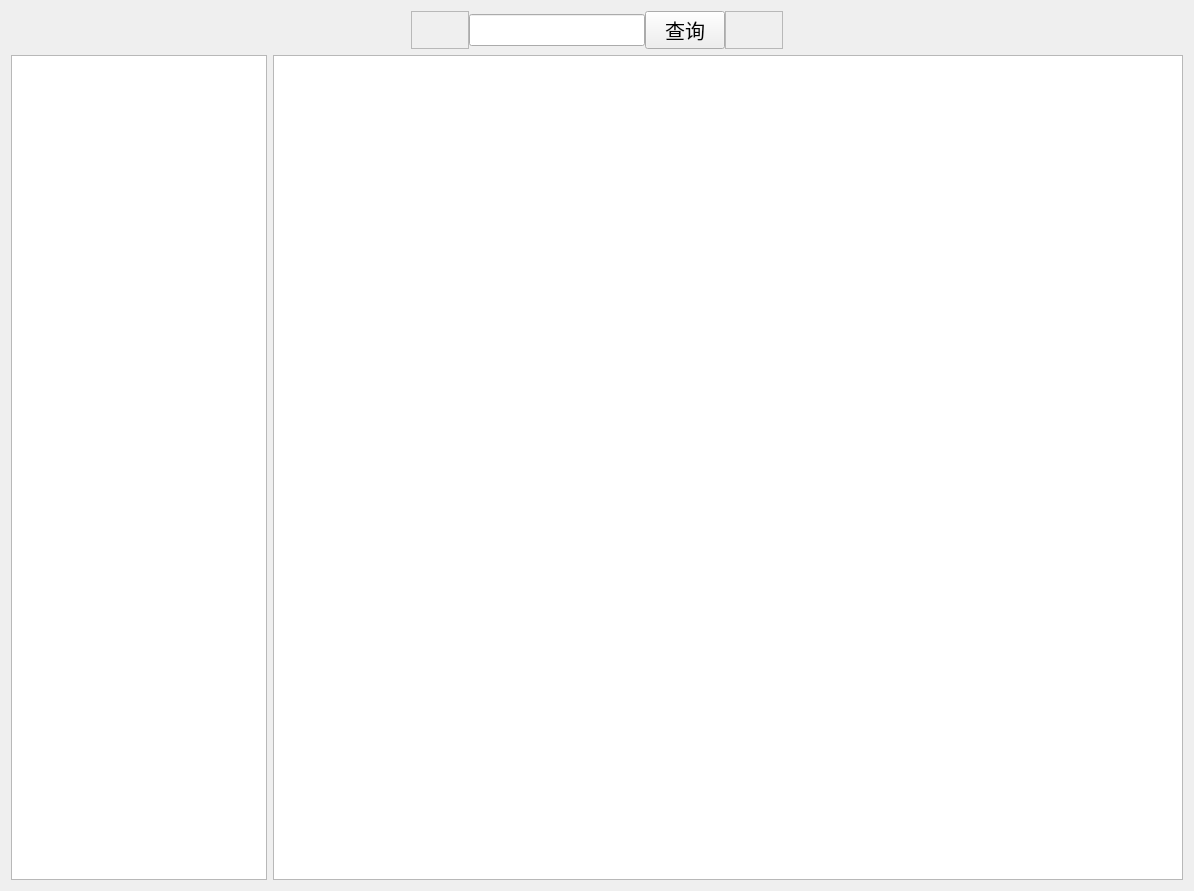
<?xml version="1.0" encoding="UTF-8"?>
<ui version="4.0">
 <class>Form</class>
 <widget class="QWidget" name="Form">
  <property name="geometry">
   <rect>
    <x>0</x>
    <y>0</y>
    <width>1194</width>
    <height>891</height>
   </rect>
  </property>
  <property name="windowTitle">
   <string>TabViewer</string>
  </property>
  <layout class="QVBoxLayout" name="verticalLayout">
   <item>
    <layout class="QHBoxLayout" name="horizontalLayout">
     <property name="spacing">
      <number>0</number>
     </property>
     <property name="sizeConstraint">
      <enum>QLayout::SetNoConstraint</enum>
     </property>
     <property name="leftMargin">
      <number>400</number>
     </property>
     <property name="rightMargin">
      <number>400</number>
     </property>
     <property name="bottomMargin">
      <number>0</number>
     </property>
     <item>
      <widget class="QFrame" name="frame">
       <property name="frameShape">
        <enum>QFrame::StyledPanel</enum>
       </property>
       <property name="frameShadow">
        <enum>QFrame::Raised</enum>
       </property>
      </widget>
     </item>
     <item>
      <widget class="QLineEdit" name="lineEdit">
       <property name="sizePolicy">
        <sizepolicy hsizetype="Fixed" vsizetype="Fixed">
         <horstretch>0</horstretch>
         <verstretch>0</verstretch>
        </sizepolicy>
       </property>
       <property name="font">
        <font>
         <pointsize>15</pointsize>
        </font>
       </property>
      </widget>
     </item>
     <item>
      <widget class="QPushButton" name="pushButton">
       <property name="sizePolicy">
        <sizepolicy hsizetype="Fixed" vsizetype="Fixed">
         <horstretch>0</horstretch>
         <verstretch>0</verstretch>
        </sizepolicy>
       </property>
       <property name="font">
        <font>
         <pointsize>15</pointsize>
        </font>
       </property>
       <property name="text">
        <string>查询</string>
       </property>
      </widget>
     </item>
     <item>
      <widget class="QFrame" name="frame_2">
       <property name="frameShape">
        <enum>QFrame::StyledPanel</enum>
       </property>
       <property name="frameShadow">
        <enum>QFrame::Raised</enum>
       </property>
      </widget>
     </item>
    </layout>
   </item>
   <item>
    <layout class="QHBoxLayout" name="horizontalLayout_2">
     <item>
      <widget class="QListWidget" name="listWidget">
       <property name="sizePolicy">
        <sizepolicy hsizetype="Fixed" vsizetype="Expanding">
         <horstretch>0</horstretch>
         <verstretch>0</verstretch>
        </sizepolicy>
       </property>
       <property name="font">
        <font>
         <family>宋体</family>
         <pointsize>15</pointsize>
        </font>
       </property>
      </widget>
     </item>
     <item>
      <widget class="QTextEdit" name="textEdit">
       <property name="font">
        <font>
         <family>宋体</family>
         <pointsize>15</pointsize>
        </font>
       </property>
      </widget>
     </item>
    </layout>
   </item>
  </layout>
 </widget>
 <resources/>
 <connections>
  <connection>
   <sender>pushButton</sender>
   <signal>clicked()</signal>
   <receiver>Form</receiver>
   <slot>search()</slot>
   <hints>
    <hint type="sourcelabel">
     <x>734</x>
     <y>37</y>
    </hint>
    <hint type="destinationlabel">
     <x>551</x>
     <y>6</y>
    </hint>
   </hints>
  </connection>
  <connection>
   <sender>listWidget</sender>
   <signal>itemClicked(QListWidgetItem*)</signal>
   <receiver>Form</receiver>
   <slot>show_detail()</slot>
   <hints>
    <hint type="sourcelabel">
     <x>265</x>
     <y>174</y>
    </hint>
    <hint type="destinationlabel">
     <x>237</x>
     <y>18</y>
    </hint>
   </hints>
  </connection>
  <connection>
   <sender>listWidget</sender>
   <signal>itemDoubleClicked(QListWidgetItem*)</signal>
   <receiver>Form</receiver>
   <slot>show_detail()</slot>
   <hints>
    <hint type="sourcelabel">
     <x>237</x>
     <y>177</y>
    </hint>
    <hint type="destinationlabel">
     <x>172</x>
     <y>27</y>
    </hint>
   </hints>
  </connection>
  <connection>
   <sender>lineEdit</sender>
   <signal>returnPressed()</signal>
   <receiver>Form</receiver>
   <slot>search()</slot>
   <hints>
    <hint type="sourcelabel">
     <x>483</x>
     <y>22</y>
    </hint>
    <hint type="destinationlabel">
     <x>383</x>
     <y>2</y>
    </hint>
   </hints>
  </connection>
  <connection>
   <sender>listWidget</sender>
   <signal>currentItemChanged(QListWidgetItem*,QListWidgetItem*)</signal>
   <receiver>Form</receiver>
   <slot>show_detail()</slot>
   <hints>
    <hint type="sourcelabel">
     <x>104</x>
     <y>126</y>
    </hint>
    <hint type="destinationlabel">
     <x>65</x>
     <y>0</y>
    </hint>
   </hints>
  </connection>
 </connections>
 <slots>
  <slot>search()</slot>
  <slot>clear()</slot>
  <slot>show_detail()</slot>
  <slot>save()</slot>
 </slots>
</ui>
